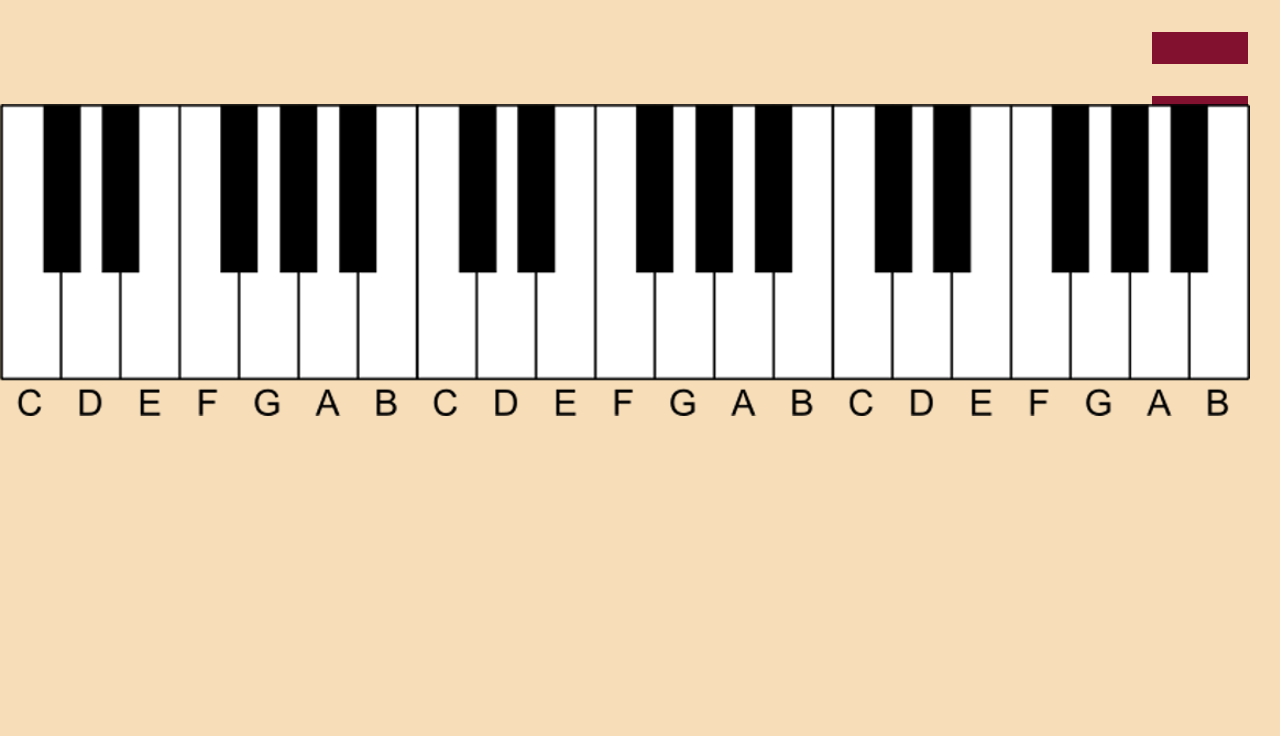

A 2D game scene composited from a Tiled map and its tileset images. What follows is a short description and the map's XML, with each tile layer's data collapsed to a summary:
An orthogonal 40x23 tile map with 32x32 px tiles, 3 tile layers (Background, Buttons, Copy of Piano Keys), 3 hidden layers not drawn, 2 tilesets and 67 objects (19x 4, 19x 5, 19x 6, 3x octave_name, mouse, ...).

<map version="1.0" tiledversion="1.1.2" orientation="orthogonal" renderorder="right-down" width="40" height="23" tilewidth="32" tileheight="32" infinite="0" nextobjectid="120">
 <tileset firstgid="1" source="Color Palette 2.tsx" />
 <tileset firstgid="1223" source="Piano Keys.tsx" />
 <layer name="Background" width="40" height="23">
  <data>[920 cells, 920 non-empty, 1 distinct tile ids]</data>
 </layer>
 <layer name="Buttons" width="40" height="23">
  <data>[920 cells, 38 non-empty, 1 distinct tile ids]</data>
 </layer>
 <layer name="test" width="40" height="23" visible="0">
  <data>[920 cells, 12 non-empty, 11 distinct tile ids]</data>
 </layer>
 <layer name="Piano Keys" width="40" height="23" visible="0">
  <data>[920 cells, 1 non-empty, 1 distinct tile ids]</data>
 </layer>
 <layer name="Copy of Piano Keys" width="40" height="23">
  <data>[920 cells, 1 non-empty, 1 distinct tile ids]</data>
 </layer>
 <imagelayer name="Keys" visible="0" offsetx="16" offsety="408">
  <image source="../img/6a01156fd16a08970c01310fc5201b970c - Copy.png" width="1250" height="312" />
 </imagelayer>
 <objectgroup name="Piano Keys">
  <object id="35" name="C#4" type="4" x="40" y="392" width="40" height="168" />
  <object id="37" name="D#4" type="4" x="104" y="392" width="32" height="168" />
  <object id="40" name="C4" type="4" x="0" y="392" width="40" height="168" />
  <object id="49" name="D4" type="4" x="80" y="392" width="24" height="168" />
  <object id="50" name="D4" type="4" x="64" y="560" width="56" height="104" />
  <object id="51" name="mouse" x="284" y="-158" width="32" height="32" />
  <object id="54" name="E4" type="4" x="136" y="392" width="40" height="168" />
  <object id="55" name="key" x="518" y="-132" width="32" height="40" />
  <object id="56" name="C4" type="4" x="0" y="560" width="56" height="104" />
  <object id="57" name="E4" type="4" x="120" y="560" width="56" height="104" />
  <object id="58" name="G4" type="4" x="240" y="560" width="56" height="104" />
  <object id="59" name="G4" type="4" x="256" y="392" width="24" height="168" />
  <object id="60" name="G#4" type="4" x="280" y="392" width="40" height="168" />
  <object id="61" name="F#4" type="4" x="216" y="392" width="40" height="168" />
  <object id="62" name="F4" type="4" x="176" y="392" width="40" height="168" />
  <object id="63" name="F4" type="4" x="176" y="560" width="56" height="104" />
  <object id="64" name="A4" type="4" x="296" y="560" width="56" height="104" />
  <object id="65" name="A4" type="4" x="320" y="392" width="16" height="168" />
  <object id="66" name="A#4" type="4" x="336" y="392" width="40" height="168" />
  <object id="67" name="B4" type="4" x="360" y="560" width="56" height="104" />
  <object id="68" name="B4" type="4" x="376" y="392" width="40" height="168" />
  <object id="69" name="B5" type="5" x="792" y="392" width="40" height="168" />
  <object id="70" name="B5" type="5" x="776" y="560" width="56" height="104" />
  <object id="71" name="A#5" type="5" x="752" y="392" width="40" height="168" />
  <object id="72" name="F#5" type="5" x="632" y="392" width="40" height="168" />
  <object id="73" name="C#5" type="5" x="456" y="392" width="40" height="168" />
  <object id="74" name="D5" type="5" x="496" y="392" width="24" height="168" />
  <object id="75" name="G5" type="5" x="672" y="392" width="24" height="168" />
  <object id="76" name="C5" type="5" x="416" y="392" width="40" height="168" />
  <object id="77" name="A5" type="5" x="736" y="392" width="16" height="168" />
  <object id="78" name="D5" type="5" x="480" y="560" width="56" height="104" />
  <object id="79" name="G#5" type="5" x="696" y="392" width="40" height="168" />
  <object id="80" name="E5" type="5" x="536" y="560" width="56" height="104" />
  <object id="81" name="A5" type="5" x="712" y="560" width="56" height="104" />
  <object id="82" name="F5" type="5" x="592" y="560" width="56" height="104" />
  <object id="83" name="C5" type="5" x="416" y="560" width="56" height="104" />
  <object id="84" name="G5" type="5" x="656" y="560" width="56" height="104" />
  <object id="85" name="F5" type="5" x="592" y="392" width="40" height="168" />
  <object id="86" name="D#5" type="5" x="520" y="392" width="32" height="168" />
  <object id="87" name="E5" type="5" x="552" y="392" width="40" height="168" />
  <object id="88" name="B6" type="6" x="1208" y="392" width="40" height="168" />
  <object id="89" name="B6" type="6" x="1192" y="560" width="56" height="104" />
  <object id="90" name="A#6" type="6" x="1168" y="392" width="40" height="168" />
  <object id="91" name="F#6" type="6" x="1048" y="392" width="40" height="168" />
  <object id="92" name="C#6" type="6" x="872" y="392" width="40" height="168" />
  <object id="93" name="D6" type="6" x="912" y="392" width="24" height="168" />
  <object id="94" name="G6" type="6" x="1088" y="392" width="24" height="168" />
  <object id="95" name="C6" type="6" x="832" y="392" width="40" height="168" />
  <object id="96" name="A6" type="6" x="1152" y="392" width="16" height="168" />
  <object id="97" name="D6" type="6" x="896" y="560" width="56" height="104" />
  <object id="98" name="G#6" type="6" x="1112" y="392" width="40" height="168" />
  <object id="99" name="E6" type="6" x="952" y="560" width="56" height="104" />
  <object id="100" name="A6" type="6" x="1128" y="560" width="56" height="104" />
  <object id="101" name="F6" type="6" x="1008" y="560" width="56" height="104" />
  <object id="102" name="C6" type="6" x="832" y="560" width="56" height="104" />
  <object id="103" name="G6" type="6" x="1072" y="560" width="56" height="104" />
  <object id="104" name="F6" type="6" x="1008" y="392" width="40" height="168" />
  <object id="105" name="D#6" type="6" x="936" y="392" width="32" height="168" />
  <object id="106" name="E6" type="6" x="968" y="392" width="40" height="168" />
  <object id="107" name="play_button_1" x="480" y="160" width="128" height="96" />
  <object id="109" name="play_button_2" x="672" y="160" width="128" height="96" />
  <object id="111" name="confirm" x="576" y="288" width="128" height="64" />
  <object id="112" name="back" x="1152" y="32" width="96" height="32">
   <properties>
    <property name="butname" value="Back" />
   </properties>
  </object>
  <object id="114" name="help" type="button" x="1152" y="96" width="96" height="32">
   <properties>
    <property name="butname" value="Help" />
   </properties>
  </object>
  <object id="117" name="C6" type="octave_name" x="844" y="621" width="32" height="32">
   <properties>
    <property name="butname" value="Hello" />
   </properties>
  </object>
  <object id="118" name="C5" type="octave_name" x="428" y="621" width="32" height="32">
   <properties>
    <property name="butname" value="Hello" />
   </properties>
  </object>
  <object id="119" name="C4" type="octave_name" x="12" y="621" width="32" height="32">
   <properties>
    <property name="butname" value="Hello" />
   </properties>
  </object>
 </objectgroup>
</map>
